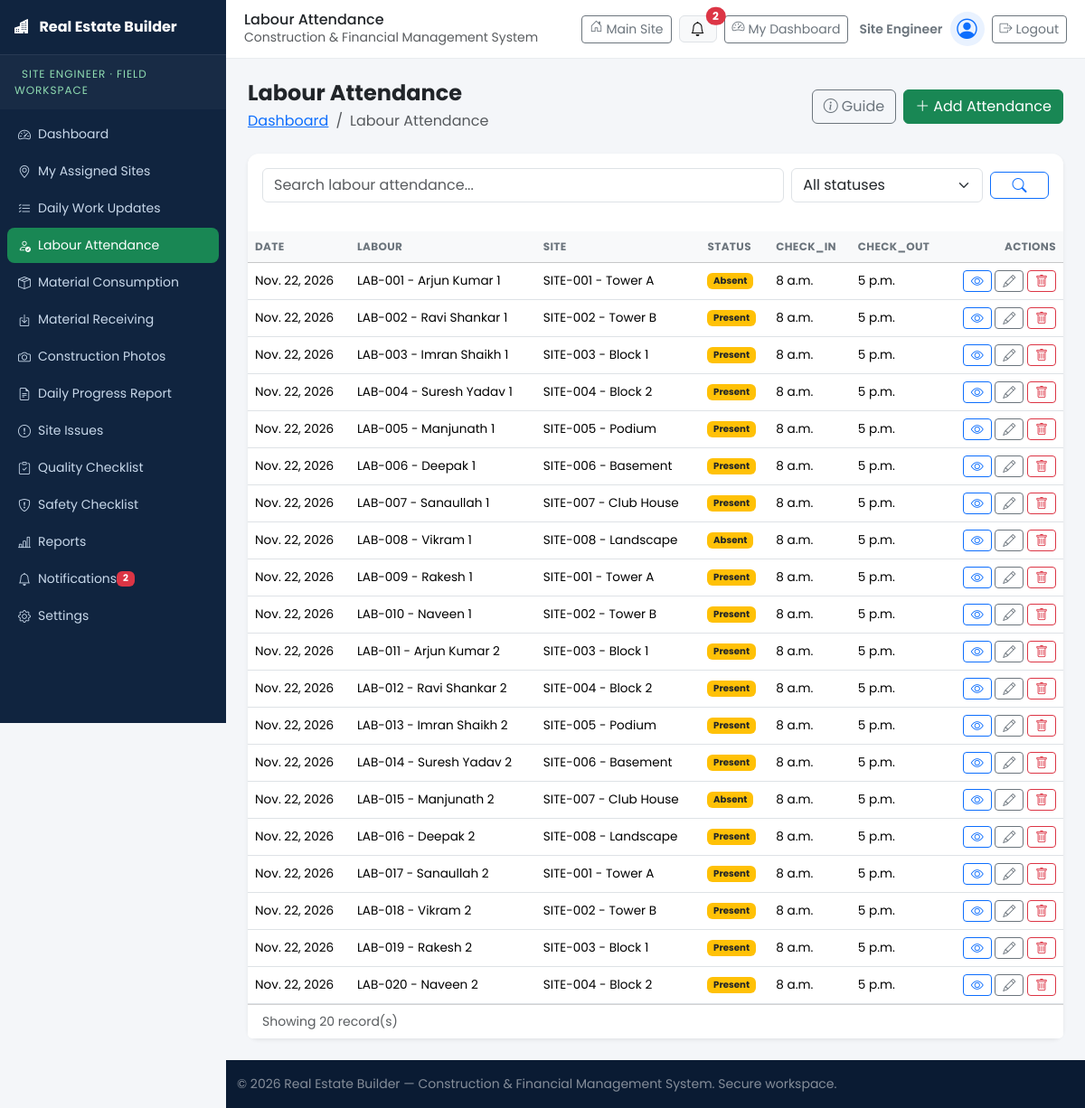
Screenshot of /supervisor/attendance/ (signed in) with the database file from the repository.
### accounts/models.py (models this page shows, shortened)
class UserProfile(models.Model):
    ROLE_BUILDER = "BUILDER"
    ROLE_SITE_ENGINEER = "SITE_ENGINEER"
    ROLE_SITE_SUPERVISOR = "SITE_SUPERVISOR"
    ROLE_CONTRACTOR = "CONTRACTOR"
    ROLE_STORE_MANAGER = "STORE_MANAGER"
    ROLE_ACCOUNTANT = "ACCOUNTANT"
    ROLE_LABOUR = "LABOUR"
    ROLE_CHOICES = (
        (ROLE_BUILDER, "Builder / Admin"),
        (ROLE_SITE_ENGINEER, "Site Engineer"),
        (ROLE_SITE_SUPERVISOR, "Site Supervisor"),
        (ROLE_CONTRACTOR, "Contractor"),
        (ROLE_STORE_MANAGER, "Store Manager"),
        (ROLE_ACCOUNTANT, "Accountant"),
        (ROLE_LABOUR, "Labour / Worker"),
    )
    ROLE_ICONS = {
        ROLE_BUILDER: "bi-person-badge",
        ROLE_SITE_ENGINEER: "bi-ruler",
        ROLE_SITE_SUPERVISOR: "bi-hardhat",
        ROLE_CONTRACTOR: "bi-briefcase",
        ROLE_STORE_MANAGER: "bi-box-seam",
        ROLE_ACCOUNTANT: "bi-cash-coin",
        ROLE_LABOUR: "bi-people",
    }
    ROLE_DASHBOARDS = {
        ROLE_BUILDER: "dashboards:dashboard_builder",
        ROLE_SITE_ENGINEER: "dashboards:dashboard_site_engineer",
        ROLE_SITE_SUPERVISOR: "dashboards:dashboard_site_supervisor",
        ROLE_CONTRACTOR: "dashboards:dashboard_contractor",
        ROLE_STORE_MANAGER: "dashboards:dashboard_store_manager",
        ROLE_ACCOUNTANT: "dashboards:dashboard_accountant",
        ROLE_LABOUR: "dashboards:dashboard_labour",
    }
    GENDER_CHOICES = (
        ("", "Prefer not to say"),
        ("MALE", "Male"),
        ("FEMALE", "Female"),
        ("OTHER", "Other"),
    )
    STATUS_ACTIVE = "ACTIVE"
    STATUS_INACTIVE = "INACTIVE"
    STATUS_SUSPENDED = "SUSPENDED"
    STATUS_CHOICES = (
        (STATUS_ACTIVE, "Active"),
        (STATUS_INACTIVE, "Inactive"),
        (STATUS_SUSPENDED, "Suspended"),
    )
    user = models.OneToOneField(User, on_delete=models.CASCADE, related_name="profile")
    full_name = models.CharField(max_length=150)
    email = models.EmailField(max_length=254, unique=True)
    mobile = models.CharField(max_length=20)
    role = models.CharField(max_length=30, choices=ROLE_CHOICES, default=ROLE_BUILDER, db_index=True)
    address = models.TextField(blank=True)
    gender = models.CharField(max_length=10, choices=GENDER_CHOICES, blank=True)
    profile_photo = models.ImageField(upload_to="profiles/", blank=True, null=True)
    account_status = models.CharField(max_length=10, choices=STATUS_CHOICES, default=STATUS_ACTIVE, db_index=True)
    date_registered = models.DateTimeField(auto_now_add=True)
    class Meta:
        ordering = ["-date_registered"]
    @property
    def role_icon(self):
        return self.ROLE_ICONS.get(self.role, "bi-person")
    @property
    def is_active_account(self):
        return self.account_status == self.STATUS_ACTIVE and self.user.is_active
    def get_dashboard_url(self):
        return reverse(self.ROLE_DASHBOARDS.get(self.role, "home"))

### ConstructionManagement/models.py (models this page shows, shortened)
class Attendance(models.Model):
    ATTENDANCE_CHOICES = (
        ("PRESENT", "Present"),
        ("ABSENT", "Absent"),
        ("HALF_DAY", "Half Day"),
    )
    labour = models.ForeignKey(Labour, on_delete=models.CASCADE, related_name="attendance")
    site = models.ForeignKey(Site, on_delete=models.CASCADE, related_name="attendance", null=True, blank=True)
    date = models.DateField(null=True, blank=True)
    status = models.CharField(max_length=10, choices=ATTENDANCE_CHOICES, default="PRESENT")
    check_in = models.TimeField(null=True, blank=True)
    check_out = models.TimeField(null=True, blank=True)
    remarks = models.TextField(blank=True)
    class Meta:
        ordering = ["-date"]
        constraints = [
            models.UniqueConstraint(fields=["labour", "date"], name="unique_labour_attendance_date"),
        ]

class Labour(models.Model):
    site = models.ForeignKey(Site, on_delete=models.CASCADE, related_name="labour", null=True, blank=True)
    worker_id = models.CharField(max_length=40, unique=True)
    name = models.CharField(max_length=150)
    role = models.CharField(max_length=100, blank=True)
    phone = models.CharField(max_length=30, blank=True)
    daily_wage = models.DecimalField(max_digits=10, decimal_places=2, default=0)
    join_date = models.DateField(null=True, blank=True)
    status = models.CharField(max_length=20, choices=StatusChoices.choices, default=StatusChoices.ACTIVE)
    class Meta:
        ordering = ["name"]
        verbose_name_plural = "Labour"
    def __str__(self):
        return f"{self.worker_id} - {self.name}"

class Site(models.Model):
    project = models.ForeignKey(Project, on_delete=models.CASCADE, related_name="sites")
    name = models.CharField(max_length=200)
    code = models.CharField(max_length=40, unique=True)
    location = models.CharField(max_length=200, blank=True)
    area_sqft = models.PositiveIntegerField(default=0)
    start_date = models.DateField(null=True, blank=True)
    expected_completion = models.DateField(null=True, blank=True)
    progress = models.PositiveSmallIntegerField(default=0)
    status = models.CharField(max_length=20, choices=StatusChoices.choices, default=StatusChoices.ACTIVE)
    supervisor = models.CharField(max_length=120, blank=True)
    description = models.TextField(blank=True)
    class Meta:
        ordering = ["name"]
    def __str__(self):
        return f"{self.code} - {self.name}"

### ConstructionManagement/views.py (the view)
# urls.py: path("supervisor/<str:page>/", views.supervisor_page, name="supervisor_page"),
@role_required(*FIELD_ROLES)
def supervisor_page(request, page):
    if page == "dashboard":
        return supervisor_dashboard(request)
    if page == "reports":
        return reports(request, "supervisor")
    if page == "settings":
        return settings_page(request, "supervisor")
    if page == "notifications":
        return resource_list(request, "supervisor", "notification", page_title="Notifications")
    if page in SUPERVISOR_PAGES:
        qs = None
        if page == "receiving":
            qs = models.MaterialTransaction.objects.filter(transaction_type="RECEIVED")
        elif page == "materials":
            qs = models.Material.objects.all()
        return resource_list(request, "supervisor", SUPERVISOR_PAGES[page], queryset=qs)
    messages.error(request, "The requested page does not exist.")
    return redirect("supervisor_dashboard")

### ConstructionManagement/templates/ConstructionManagement/site_supervisor/attendance.html
﻿{% extends "ConstructionManagement/generic/list.html" %}

### ConstructionManagement/templates/ConstructionManagement/generic/list.html (shortened to what this page needs)
{% extends base_template %}
{% load construction_tags %}
{% block app_content %}
<div class="d-flex flex-wrap justify-content-between align-items-center gap-2 mb-4">
  <div>
    <h4 class="fw-bold mb-1">{{ title }}</h4>
    <nav aria-label="breadcrumb"><ol class="breadcrumb mb-0 small"><li class="breadcrumb-item"><a href="{% if module == 'manager' %}{% url 'manager_dashboard' %}{% else %}{% url 'supervisor_dashboard' %}{% endif %}">Dashboard</a></li><li class="breadcrumb-item active">{{ title }}</li></ol></nav>
  </div>
  <div class="d-flex gap-2">
    <button type="button" class="btn btn-outline-secondary" data-bs-toggle="modal" data-bs-target="#pageGuideModal">
      <i class="bi bi-info-circle me-1"></i>Guide
    </button>
    {% if resource_key != 'notification' %}
      {% if module == 'manager' %}
        <a href="{% url 'manager_add' resource_key %}" class="btn btn-primary"><i class="bi bi-plus-lg me-1"></i>Add {{ resource.singular }}</a>
      {% else %}
        <a href="{% url 'supervisor_add' resource_key %}" class="btn btn-success"><i class="bi bi-plus-lg me-1"></i>Add {{ resource.singular }}</a>
      {% endif %}
    {% endif %}
  </div>
</div>
<div class="card border-0 shadow-sm reveal">
  <div class="card-body p-3">
    <form method="get" class="row g-2 align-items-center">
      <div class="{% if has_status %}col-md-8{% else %}col-md-10{% endif %}">
        <input type="text" name="q" value="{{ query }}" class="form-control" placeholder="Search {{ title|lower }}...">
      </div>
      {% if has_status %}
      <div class="col-md-3">
        <select name="status" class="form-select">
          {% for value, label in search_form.fields.status.choices %}
            <option value="{{ value }}" {% if status_filter == value %}selected{% endif %}>{{ label }}</option>
          {% endfor %}
        </select>
      </div>
      {% endif %}
      <div class="col-md-1 d-grid"><button class="btn btn-outline-primary" type="submit"><i class="bi bi-search"></i></button></div>
    </form>
  </div>
  <div class="table-responsive">
    <table class="table table-hover align-middle mb-0 {% if density == 'compact' %}table-sm{% endif %}">
      <thead class="table-light">
        <tr>
          {% for field in fields %}<th class="text-nowrap">{{ field|cut:"__"|title }}</th>{% endfor %}
          <th class="text-end">Actions</th>
        </tr>
      </thead>
      <tbody>
        {% for obj in objects %}
          <tr>
            {% for field in fields %}
              <td>
                {% if field == 'is_read' %}
                  {% if obj.is_read %}<span class="badge bg-success">Read</span>{% else %}<span class="badge bg-warning text-dark">Unread</span>{% endif %}
                {% elif field == 'status' %}
                  <span class="badge bg-{% if obj.status == 'COMPLETED' %}success{% elif obj.status == 'DELAYED' %}danger{% elif obj.status == 'ACTIVE' %}primary{% elif obj.status == 'PLANNED' %}secondary{% else %}warning text-dark{% endif %}">{{ obj.get_status_display }}</span>
                {% elif field == 'progress' %}
                  <div class="d-flex align-items-center gap-2"><div class="progress flex-grow-1" style="height:6px;min-width:60px"><div class="progress-bar" style="width:{{ obj.progress }}%"></div></div><small>{{ obj.progress }}%</small></div>
                {% elif field == 'severity' %}
                  <span class="badge bg-{% if obj.severity == 'CRITICAL' %}danger{% elif obj.severity == 'HIGH' %}warning text-dark{% else %}info{% endif %}">{{ obj.get_severity_display }}</span>
                {% elif field == 'transaction_type' %}
                  <span class="badge bg-{% if obj.transaction_type == 'RECEIVED' %}success{% else %}warning text-dark{% endif %}">{{ obj.get_transaction_type_display }}</span>
                {% elif field == 'image' %}
                  {% if obj.image %}<img src="{{ obj.image.url }}" alt="" style="width:48px;height:36px;object-fit:cover" class="rounded">{% endif %}
                {% else %}
                  {{ obj|get_item:field|default_if_none:"-" }}
                {% endif %}
              </td>
            {% endfor %}
            <td class="text-end text-nowrap">
              {% if module == 'manager' %}
                <a href="{% url 'manager_detail' resource_key obj.pk %}" class="btn btn-sm btn-outline-primary" title="View"><i class="bi bi-eye"></i></a>
                {% if resource_key != 'notification' %}<a href="{% url 'manager_edit' resource_key obj.pk %}" class="btn btn-sm btn-outline-secondary" title="Edit"><i class="bi bi-pencil"></i></a>{% endif %}
                {% if resource_key == 'dpr' %}<form method="post" action="{% url 'verify_dpr' obj.pk %}" class="d-inline">{% csrf_token %}<button class="btn btn-sm btn-outline-success" title="Verify"><i class="bi bi-check2-circle"></i></button></form>{% endif %}
                {% if resource_key == 'notification' %}<form method="post" action="{% url 'mark_notification_read' obj.pk %}" class="d-inline">{% csrf_token %}<input type="hidden" name="module" value="manager"><button class="btn btn-sm btn-outline-success" title="Mark read"><i class="bi bi-check2"></i></button></form>{% endif %}
                <a href="{% url 'manager_delete' resource_key obj.pk %}" class="btn btn-sm btn-outline-danger" title="Delete"><i class="bi bi-trash"></i></a>
              {% else %}
                <a href="{% url 'supervisor_detail' resource_key obj.pk %}" class="btn btn-sm btn-outline-primary" title="View"><i class="bi bi-eye"></i></a>
                <a href="{% url 'supervisor_edit' resource_key obj.pk %}" class="btn btn-sm btn-outline-secondary" title="Edit"><i class="bi bi-pencil"></i></a>
                <a href="{% url 'supervisor_delete' resource_key obj.pk %}" class="btn btn-sm btn-outline-danger" title="Delete"><i class="bi bi-trash"></i></a>
              {% endif %}
            </td>
          </tr>
        {% empty %}
          <tr><td colspan="{{ fields|length|add:1 }}" class="text-center text-muted py-5">No records found. Use the Add button to create one.</td></tr>
        {% endfor %}
      </tbody>
    </table>
  </div>
  <div class="card-footer bg-white small text-muted">Showing {{ objects|length }} record(s)</div>
</div>
{% endblock %}

### ConstructionManagement/templates/ConstructionManagement/partials/_topbar.html (shortened to what this page needs)
<header class="app-topbar">
  <div class="topbar-title">
    <h5 class="mb-0">{% block topbar_title %}{{ title|default:"Dashboard" }}{% endblock %}</h5>
    <small class="text-muted d-none d-sm-inline">Construction &amp; Financial Management System</small>
  </div>
  <div class="ms-auto d-flex align-items-center gap-2">
    <a class="btn btn-outline-secondary btn-sm d-none d-sm-inline-flex" href="{% url 'home' %}">
      <i class="bi bi-house-door me-1"></i> Main Site
    </a>
    <div class="dropdown">
      <button class="btn btn-light border position-relative" type="button" data-bs-toggle="dropdown" aria-label="Notifications">
        <i class="bi bi-bell"></i>
        {% if unread_count %}<span class="position-absolute top-0 start-100 translate-middle badge rounded-pill bg-danger">{{ unread_count }}</span>{% endif %}
      </button>
    </div>
    {% if user.is_authenticated %}
      <a class="btn btn-outline-secondary btn-sm d-none d-sm-inline-flex" href="{{ user.profile.get_dashboard_url }}">
        <i class="bi bi-speedometer2 me-1"></i> My Dashboard
      </a>
      <span class="small fw-semibold text-secondary d-none d-md-inline">
        <i class="bi {{ user.profile.role_icon }} me-1"></i>{{ user.profile.get_role_display }}
      </span>
      <span class="topbar-avatar" title="{{ user.profile.full_name }}"><i class="bi bi-person-circle"></i></span>
      <form method="post" action="{% url 'accounts:logout' %}" class="d-inline mb-0">
        <button type="submit" class="btn btn-outline-secondary btn-sm" title="Log out">
          <i class="bi bi-box-arrow-right me-1"></i><span class="d-none d-md-inline">Logout</span>
        </button>
      </form>
    {% else %}
      <a class="btn btn-sm reb-btn-gold" href="{% url 'accounts:login' %}"><i class="bi bi-box-arrow-in-right me-1"></i>Login</a>
    {% endif %}
  </div>
</header>

### rows the page displays
Attendance: fields "Nov. 22, 2026" "LAB-001 - Arjun Kumar 1" "SITE-001 - Tower A" "8 a.m." "5 p.m.", status "Absent"
Attendance: fields "Nov. 22, 2026" "LAB-002 - Ravi Shankar 1" "SITE-002 - Tower B" "8 a.m." "5 p.m.", status "Present"
Attendance: fields "Nov. 22, 2026" "LAB-003 - Imran Shaikh 1" "SITE-003 - Block 1" "8 a.m." "5 p.m.", status "Present"
Attendance: fields "Nov. 22, 2026" "LAB-004 - Suresh Yadav 1" "SITE-004 - Block 2" "8 a.m." "5 p.m.", status "Present"
Attendance: fields "Nov. 22, 2026" "LAB-005 - Manjunath 1" "SITE-005 - Podium" "8 a.m." "5 p.m.", status "Present"
Attendance: fields "Nov. 22, 2026" "LAB-006 - Deepak 1" "SITE-006 - Basement" "8 a.m." "5 p.m.", status "Present"
Attendance: fields "Nov. 22, 2026" "LAB-007 - Sanaullah 1" "SITE-007 - Club House" "8 a.m." "5 p.m.", status "Present"
Attendance: fields "Nov. 22, 2026" "LAB-008 - Vikram 1" "SITE-008 - Landscape" "8 a.m." "5 p.m.", status "Absent"
Attendance: fields "Nov. 22, 2026" "LAB-009 - Rakesh 1" "SITE-001 - Tower A" "8 a.m." "5 p.m.", status "Present"
Attendance: fields "Nov. 22, 2026" "LAB-010 - Naveen 1" "SITE-002 - Tower B" "8 a.m." "5 p.m.", status "Present"
Attendance: fields "Nov. 22, 2026" "LAB-011 - Arjun Kumar 2" "SITE-003 - Block 1" "8 a.m." "5 p.m.", status "Present"
Attendance: fields "Nov. 22, 2026" "LAB-012 - Ravi Shankar 2" "SITE-004 - Block 2" "8 a.m." "5 p.m.", status "Present"
Attendance: fields "Nov. 22, 2026" "LAB-013 - Imran Shaikh 2" "SITE-005 - Podium" "8 a.m." "5 p.m.", status "Present"
Attendance: fields "Nov. 22, 2026" "LAB-014 - Suresh Yadav 2" "SITE-006 - Basement" "8 a.m." "5 p.m.", status "Present"
Attendance: fields "Nov. 22, 2026" "LAB-015 - Manjunath 2" "SITE-007 - Club House" "8 a.m." "5 p.m.", status "Absent"
Attendance: fields "Nov. 22, 2026" "LAB-016 - Deepak 2" "SITE-008 - Landscape" "8 a.m." "5 p.m.", status "Present"
Attendance: fields "Nov. 22, 2026" "LAB-017 - Sanaullah 2" "SITE-001 - Tower A" "8 a.m." "5 p.m.", status "Present"
Attendance: fields "Nov. 22, 2026" "LAB-018 - Vikram 2" "SITE-002 - Tower B" "8 a.m." "5 p.m.", status "Present"
Attendance: fields "Nov. 22, 2026" "LAB-019 - Rakesh 2" "SITE-003 - Block 1" "8 a.m." "5 p.m.", status "Present"
Attendance: fields "Nov. 22, 2026" "LAB-020 - Naveen 2" "SITE-004 - Block 2" "8 a.m." "5 p.m.", status "Present"

### other values shown
{{ unread_count }} "2"
{{ title|default:"Dashboard" }} "Labour Attendance"
{{ user.profile.get_role_display }} "Site Engineer"
{{ title }} "Labour Attendance"
{{ resource.singular }} "Attendance"
{{ field|cut:"__"|title }} "DATE" "LABOUR" "SITE" "STATUS" "CHECK_IN" "CHECK_OUT"
{{ objects|length }} "20"
form field status "All statuses"
